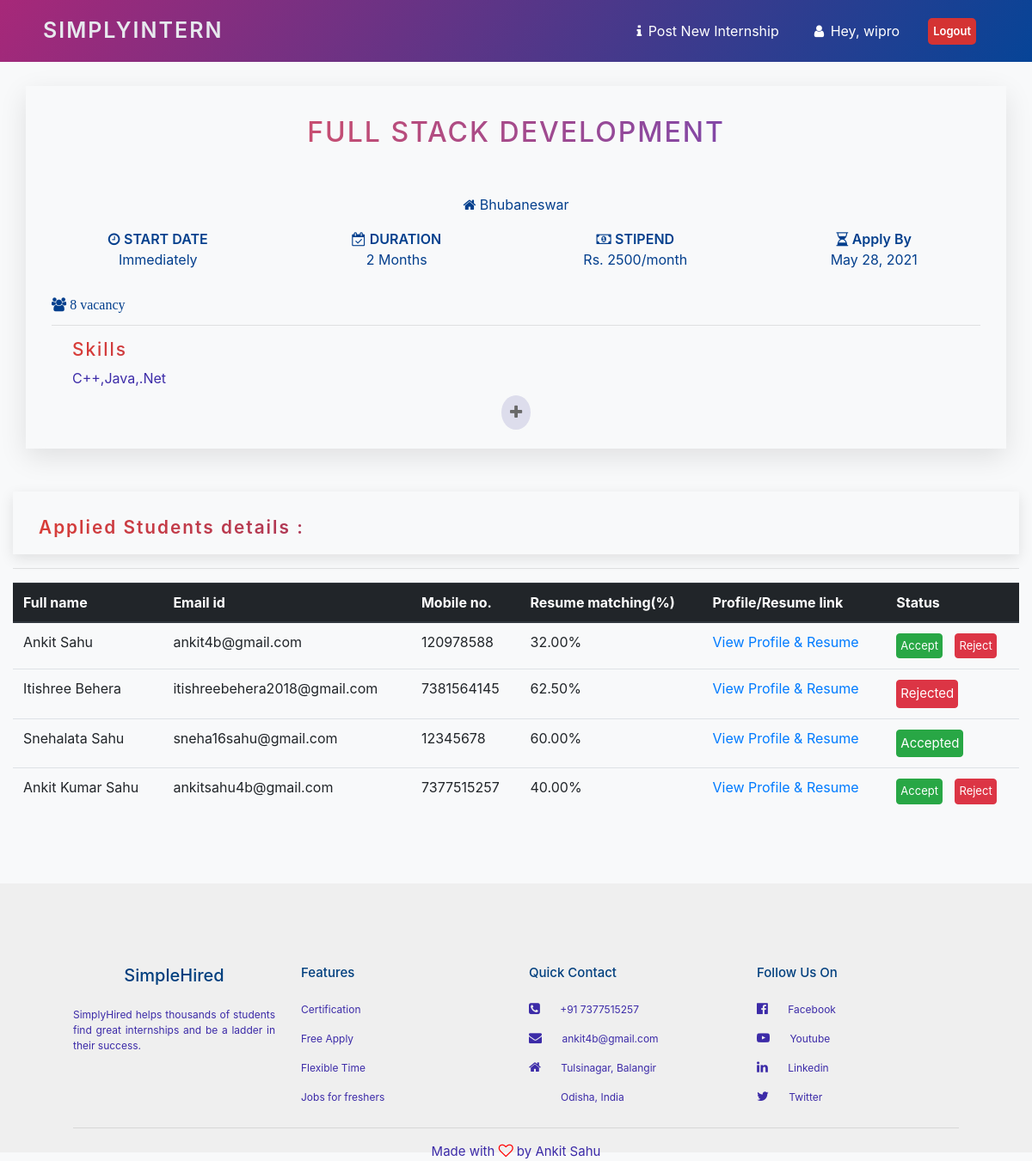
The page /cmp/post-detail/46/ (signed in) on the database its author committed.
### company/models.py (models this page shows, shortened)
class Company(models.Model):
    objects = models.Manager()
    user=models.OneToOneField('auth.user',default="", on_delete=models.CASCADE)
    name = models.CharField(default="", max_length=128)
    email = models.EmailField()
    isCompany = models.BooleanField(default=True)
    class Meta:
        managed = True
        verbose_name = 'Company'
        verbose_name_plural = 'Companies'

class Internship(models.Model):
    objects = models.Manager()
    company = models.ForeignKey( 'Company' , on_delete=models.CASCADE)
    title = models.CharField(max_length=128)
    place = models.CharField(max_length=128)
    duration = models.CharField(max_length=128)
    stipend = models.CharField(max_length=128)
    apply_by = models.DateField()
    no_of_openings =  models.IntegerField()
    perks = models.CharField(max_length=128)
    skills = models.CharField(max_length=128)
    about_internship = models.TextField()
    who_can_apply = models.TextField()
    no_of_applicants = models.IntegerField(default=0)
    class Meta:
        db_table = ''
        managed = True
        verbose_name = 'Internship'
        verbose_name_plural = 'Internships'

class InternshipAppliedDB(models.Model):
    internshipkey = models.IntegerField(null=False, default=12)
    student_id = models.IntegerField(null=False)
    internship = models.ForeignKey('Internship', related_name="appliedInternship", on_delete=models.CASCADE, null=True)
    student_name = models.CharField(default="", max_length=128)
    student_email = models.EmailField(default=True, null=True)
    student_mob = models.CharField(blank=True, null=True, max_length=10)
    matching = models.DecimalField(default=True, null=True, max_digits=5, decimal_places=2)
    status = models.CharField(max_length=30, default="pending")
    certificate = models.ImageField(upload_to="student/certificate/", blank=True, null=True)
    applied_on = models.DateField(auto_now_add=True, null=True)

### company/views.py (the view)
# urls.py: path('post-detail/<int:post_id>/', views.post_detail, name='post-detail'),
def post_detail(request, post_id):
    comp = Company.objects.get(email=request.user.company.email)
    post = Internship.objects.get(id=post_id)
    applied = InternshipAppliedDB.objects.filter(internship_id=post_id)
    return render(request, 'CompanyInternshipDetails.html',{'post': post, 'company': comp, 'applied':applied})

### company/templates/CompanyInternshipDetails.html (shortened to what this page needs)
{% load static %}
<html>
    <head>
        <link rel="stylesheet" href="{% static 'css/CompanyInternshipDetails.css' %}" >
         <link rel="stylesheet" href="https://maxcdn.bootstrapcdn.com/bootstrap/4.0.0/css/bootstrap.min.css">
         <link rel="stylesheet" href="https://stackpath.bootstrapcdn.com/font-awesome/4.7.0/css/font-awesome.min.css">
         <link rel="stylesheet" href="https://cdnjs.cloudflare.com/ajax/libs/select2/4.0.0/css/select2.min.css">
    </head>
    <body>
 <section
      class="py-1 fixed-top"
      style="background-image: linear-gradient(125deg, #a72879, #064497)"
    >
      <nav class="navbar navbar-expand-sm navbar-light mx-4">
        <a
          class="navbar-brand"
          href="{% url 'home' %}"
          style="
            font-size: 25px;
            font-weight: 600;
            color: #e7e9ee;
            letter-spacing: 2px;
            margin-left: 10px;
            text-transform: uppercase;
          "
          >SimplyIntern</a
        >
        <div class="collapse navbar-collapse" id="navbarSupportedContent">
          <ul class="navbar-nav ml-auto">
            <li class="nav-item">
              <a class="nav-link" href="{% url 'new-post' %}">
                <i class="fa fa-info" aria-hidden="true"></i> <span style="margin-left: 3px;">Post New Internship</span></a>
            </li>
            <li class="nav-item">
              <a class="nav-link" href="{% url 'company-profile' %}">
                <i class="fa fa-user" aria-hidden="true"></i> <span style="margin-left: 3px;">Hey, {{user.company.name}}</span></a>
            </li>
            <li class="nav-item">
              <a class="btn" href="/logout" style="padding: 5px; background-color: rgb(212, 51, 51); color: #fff; font-weight: 600; border-radius: 5px; font-size: 13px; margin-top: 5px;">
                Logout
              </a>
            </li>
          </ul>
        </div>
      </nav>
    </section>
        <section class="container get_in_touch" style="margin-top: 100px;">
            <h1 class="title">
                {{post.title}}
            </h1>
            <div class="container">
                        <div class="text-center my-2">
                            <p style="color: #033f8d;">
                                <i class="fa fa-home" aria-hidden="true"></i>  {{post.place}}
                            </p>
                        </div>
                        <div class="row">
                            <div class="col-md-3 col-6 text-center">
                                <p style="color: #033f8d;">
                                    <i class="fa fa-clock-o" aria-hidden="true"></i> <span style=" font-weight: 600;">  START DATE </span>
                                <br>
                                    Immediately
                                </P>
                            </div>
                            <div class="col-md-3 col-6 text-center">
                                <p style="color: #033f8d;">
                                    <i class="fa fa-calendar-check-o" aria-hidden="true"></i> <span style=" font-weight: 600;">  DURATION </span>
                                <br>
                                    {{post.duration}}
                                </P>
                            </div>
                            <div class="col-md-3 col-6 text-center">
                                <p style="color: #033f8d;">
                                    <i class="fa fa-money" aria-hidden="true"></i> <span style=" font-weight: 600;">  STIPEND </span>
                                <br>
                                    Rs. {{post.stipend}}/month
                                </P>
                            </div>
                            <div class="col-md-3 col-6 text-center">
                                <p style="color: #033f8d;">
                                    <i class="fa fa-hourglass-half" aria-hidden="true"></i> <span style=" font-weight: 600;">  Apply By </span>
                                <br>
                                    {{post.apply_by}}
                                </P>
                            </div>
                        </div>
                        <p class="mt-3" style="color: #033f8d;">
                            <i class="fa fa-users" aria-hidden="true" style="color: #033f8d;"> {{post.no_of_openings}} vacancy</i>
                        </p>
                        <hr />
                        <div class="pl-4">
                            <h5 class="subtitle">
                                Skills
                            </h5>
                            <p>
                               {{post.skills}}
                            </p>
                        </div>
                    <div class="text-center">
                        <span style="border-radius: 50%; background-color: rgb(221, 221, 236); padding: 10px" id="button"><i class="fa fa-plus" style="color:rgb(105, 105, 105); font-size: 18px;"></i></span>
                    </div>
            </div>
        </section>
        <section class="container-fluid" >
            <div style="padding-top: 30px; padding-bottom: 10px; padding-left: 30px; box-shadow: 0 5px 15px 0px rgba(0, 0, 0, 0.1);">
                <h4 class="subtitle" style="font-weight: 600;">
                    Applied Students details :
                </h4>
            </div>
            <hr />
            <div>
                <table class="table">
                    <thead class="thead-dark">
                      <tr>
                        <th scope="col">Full name</th>
                        <th scope="col">Email id</th>
                        <th scope="col">Mobile no.</th>
                        <th scope="col">Resume matching(%)</th>
                        <th scope="col">Profile/Resume link</th>
                        <th scope="col">Status</th>
                      </tr>
                    </thead>
                    <tbody >
                      {% for a in applied %}
                        <tr >
                            <td>{{ a.student_name }}</td>
                            <td>{{ a.student_email }}</td>
                            <td>{{ a.student_mob }}</td>
                            <td>{{ a.matching }}%</td>
                            <td><a href="{% url 'student-profile' a.student_id %}" style="text-decoration: none;">View Profile & Resume</a></td>
                            <td>
                                {% if a.status == "Accept" %}
                                    <button class="btn btn-success" style="padding: 4px; font-size: 15;" > Accepted </button>
                                {% elif a.status == "Reject" %}
                                    <button class="btn btn-danger" style="padding: 4px;  font-size: 15;"  > Rejected</button>
                                {% else %}
                                    <a class="btn btn-success" style="padding: 4px; font-size: 13;" href="{% url 'acceptStd' post.id a.id %}"> Accept</a>
                                    <a class="btn btn-danger" style="padding: 4px;  font-size: 13; margin-left: 10px;"  href="{% url 'rejectStd' post.id a.id %}"> Reject</a>
                                {% endif %}
                            </td>
                          </tr>
                      {% endfor %}
                    </tbody>
                  </table>
            </div>
        </section>
    <section id="footer">
        <div class="container">
            <div class="row">
                <div class="col-md-3">
                    <h2>
                        SimpleHired
                    </h2>
                    <p style="text-align: justify;">
                    SimplyHired helps thousands of students find great internships
                    and be a ladder in their success.
                    </p>
                </div>
                <div class="col-md-3">
                    <h1>
                        Features
                    </h1>
                    <p>
                        Certification
                    </p>
                    <p>
                        Free Apply
                    </p>
                    <p>
                        Flexible Time
                    </p>
                    <p>
                        Jobs for freshers
                    </p>
                </div>
                <div class="col-md-3">
                    <h1>
                        Quick Contact
                    </h1>
                    <p> <i class="fa fa-phone-square"></i>
                        +91 7377515257
                    </p>
                    <p> <i class="fa fa-envelope"></i>
                        ankit4b@gmail.com
                    </p>
                    <p> <i class="fa fa-home"></i>
                        Tulsinagar, Balangir
                    </p>
                    <p class="city">
                        Odisha, India
                    </p>
                </div>
                <div class="col-md-3">
                    <h1>
                        Follow Us On
                    </h1>
                    <p> <i class="fa fa-facebook-official"></i>
                        Facebook
                    </p>
                    <p> <i class="fa fa-youtube-play"></i>
                        Youtube
                    </p>
                    <p> <i class="fa fa-linkedin"></i>
                        Linkedin
                    </p>
                    <p> <i class="fa fa-twitter"></i>
                        Twitter
                    </p>
                </div>
            </div>
            <hr>
            <p class="copyright">
                Made with <i class="fa fa-heart-o"></i> by Ankit Sahu
            </p>
        </div>
    </section>
    </body>
</html>

### company/static/css/CompanyInternshipDetails.css (style rules this page uses)
* { padding: 0; margin: 0; }
body { padding: 0; margin: 0; font-family: 'Poppins', sans-serif; background-color: #f8f9fa !important; }
.navbar-nav li a { color: #ffffff !important; font-size: 16px; margin-right: 25px; }
.get_in_touch { margin: 50px auto; position: relative; box-shadow: 0 10px 30px 0px rgba(0, 0, 0, 0.1); padding: 30px; }
.get_in_touch .title { text-transform: uppercase; text-align: center; letter-spacing: 2px; font-size: 2em; line-height: 48px; padding-bottom: 40px; color: #5543ca; background: linear-gradient(to right, #f4524d 0%, #5543ca 100%); -webkit-background-clip: text; -webkit-text-fill-color: transparent; }
.subtitle { letter-spacing: 2px; font-size: 1.3em; color: #5543ca; background: linear-gradient(to right, #d83d38 0%, #3b2aa8 100%); -webkit-background-clip: text; -webkit-text-fill-color: transparent; }
ul li, p { color:#3c2ba8; }
#footer { margin-top: 80px; padding: 70px; background-color: #efefef; color: #013f7e; }
#footer h2 { font-size: 20px; text-align: center; margin-top: 25px; margin-bottom: 25px; }
#footer h1 { font-size: 15px; text-align: left; margin-top: 25px; margin-bottom: 25px; }
#footer p { font-size: 12px; text-align: left; }
#footer .city { margin-left: 37px; }
#footer .row .fa { padding-right: 20px; font-size: 15px; }
#footer hr { margin-top: 10px; }
#footer .fa-heart-o { color: red; font-size: 17px; }
#footer .copyright { margin-bottom: -80px; text-align: center; font-size: 15px; }

### rows shown on the page
Internship: title "FULL STACK DEVELOPMENT", place "Bhubaneswar", duration "2 Months", stipend "2500", apply_by "May 28, 2021", no_of_openings "8", skills "C++,Java,.Net"
InternshipAppliedDB: student_name "Ankit Sahu", student_email "ankit4b@gmail.com", student_mob "120978588", matching "32.00", status "Accept"
InternshipAppliedDB: student_name "Itishree Behera", student_email "itishreebehera2018@gmail.com", student_mob "7381564145", matching "62.50", status "Rejected"
InternshipAppliedDB: student_name "Snehalata Sahu", student_email "sneha16sahu@gmail.com", student_mob "12345678", matching "60.00", status "Accepted"
InternshipAppliedDB: student_name "Ankit Kumar Sahu", student_email "ankitsahu4b@gmail.com", student_mob "7377515257", matching "40.00", status "Accept"

### other values the page prints
{{ user.company.name }} "wipro"
